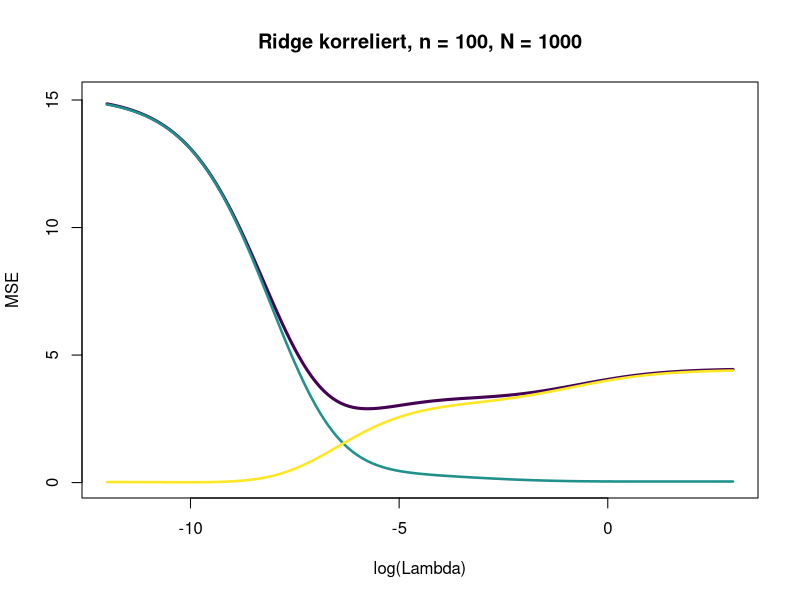
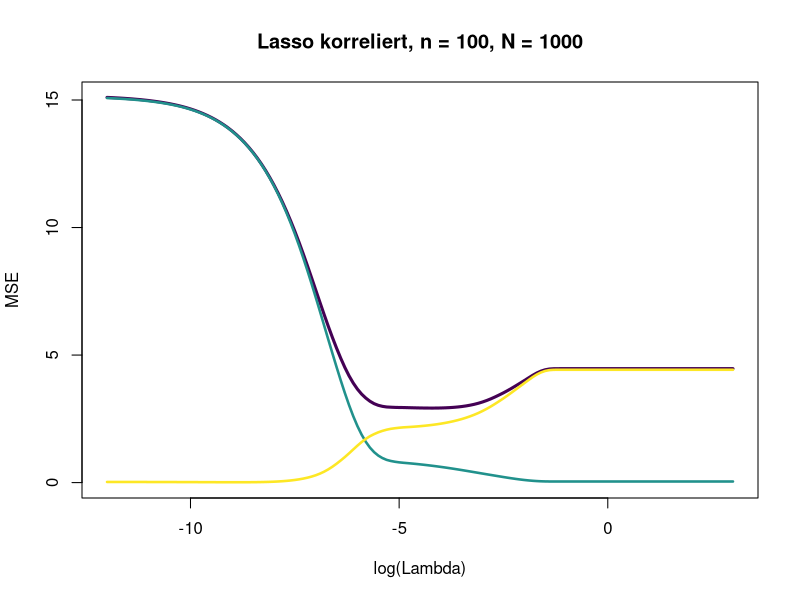
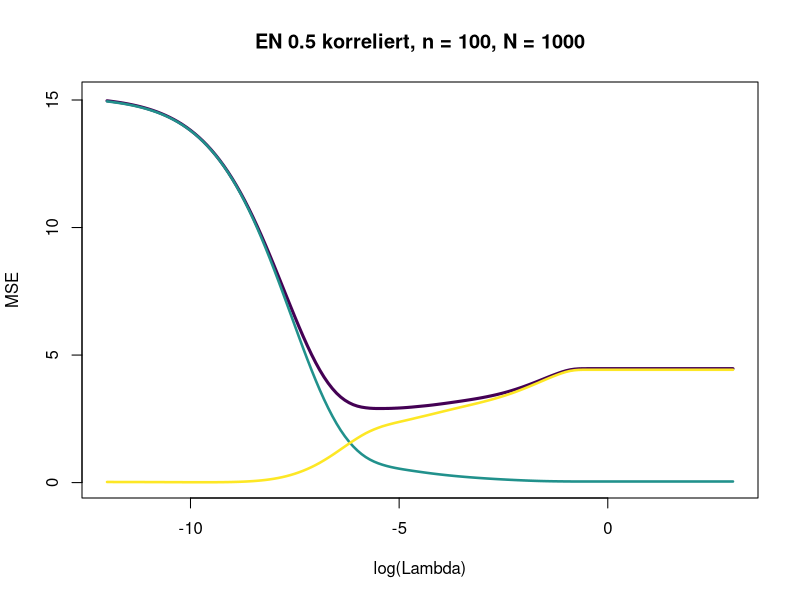
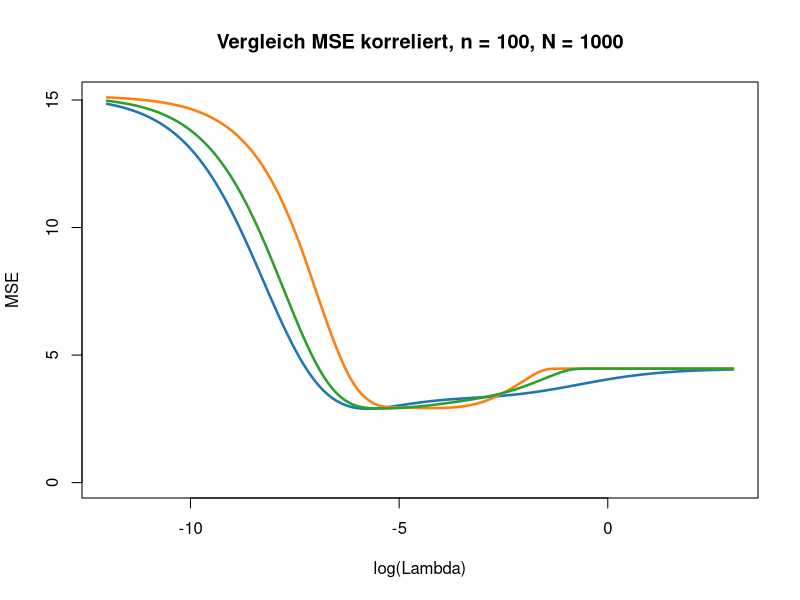

These figures' R source, in order:
library(glmnet)

set.seed(12345)

q <- 5
b0 <- 0
b <- rep(0,q)
n <- 100
N <- 1000
X <- matrix(0,n,q)
numlist <- seq(-12,3,0.1)
l <- length(numlist)
lambdalist <- exp(numlist)
results <- vector("list", N)
results_array <- array(NA, dim = c(q+1, l, N))
ra <-  array(NA, dim = c(q+1, 1, N))
rar <- results_array
ral <- results_array
rael <- results_array



b0 <- round(rnorm(1,0,1),2)
b <- round(rnorm(q,0,1),2)


for(j in 1:N){
  
  for(i in 1:q-1){
    X[,i] <- rnorm(n,0,1)
  }
  
  X[,q] <- X[,1] * runif(n,0.8,1.2)
  
  Xt <- X
  
  #sds <- sqrt(colMeans(X^2) - colMeans(X)^2)
  
  #Xt <- t((t(X)-colMeans(X))/sds)
  
  eta <- b0 + Xt%*%b
  p <- plogis(eta)
  Y <- rbinom(n,1,p)
  
  gg <- glm(Y~Xt, family = "binomial")
  ggr <- glmnet(Xt,Y, family = "binomial", lambda = lambdalist, alpha = 0)
  ggl <- glmnet(Xt,Y, family = "binomial", lambda = lambdalist, alpha = 1)
  ggel <- glmnet(Xt,Y, family = "binomial", lambda = lambdalist, alpha = 0.5)
  
  ra[,,j] <- as.matrix(coef(gg))
  rar[,,j] <- as.matrix(coef(ggr))
  ral[,,j] <- as.matrix(coef(ggl))
  rael[,,j] <- as.matrix(coef(ggel))
  
  print(j/N)
}



bb <- c(b0,b)
lamlist2 <- log(ggl$lambda)



m <- apply(ra,c(1,2),mean)
m_r <- apply(rar,c(1,2),mean)
m_l <- apply(ral,c(1,2),mean)
m_el <- apply(rael,c(1,2),mean)

bi <- m - bb
bi_r <- m_r - bb
bi_l <- m_l - bb
bi_el <- m_el - bb

bi2 <- colSums(bi^2)
bi2_r <- colSums(bi_r^2)
bi2_l <- colSums(bi_l^2)
bi2_el <- colSums(bi_el^2)

v <- colSums(apply(ra,c(1,2),var))
v_r <- colSums(apply(rar,c(1,2),var))
v_l <- colSums(apply(ral,c(1,2),var))
v_el <- colSums(apply(rael,c(1,2),var))

MSE <- v + bi2
MSEr <- v_r + bi2_r
MSEl <- v_l + bi2_l
MSEel <- v_el + bi2_el

maxmse <- max(MSEr,MSEl,MSEel)

gr <- which.min(MSEr)
gl <- which.min(MSEl)
gel <- which.min(MSEel)

org <- c(v,bi2,MSE)
ridge <- c(v_r[gr], bi2_r[gr], MSEr[gr], lamlist2[gr])
lasso <- c(v_l[gl], bi2_l[gl], MSEl[gl], lamlist2[gl])
elastic <- c(v_el[gel], bi2_el[gel], MSEel[gel], lamlist2[gel])






plot(lamlist2, MSEr, type = "l", ylim = c(0,maxmse), main = paste("Ridge korreliert, n = ",n,", N = ",N, sep = ""),
     col = "#440154", lwd = 3, xlab = "log(Lambda)", ylab = "MSE")
lines(lamlist2, v_r, col = "#21918c", lwd = 2.5)
lines(lamlist2, bi2_r, col = "#fde725", lwd = 2.5)


plot(lamlist2, MSEl, type = "l", ylim = c(0,maxmse), main = paste("Lasso korreliert, n = ",n,", N = ",N, sep = ""),
     col = "#440154", lwd = 3, xlab = "log(Lambda)", ylab = "MSE")
lines(lamlist2, v_l, col = "#21918c", lwd = 2.5)
lines(lamlist2, bi2_l, col = "#fde725", lwd = 2.5)


plot(lamlist2, MSEel, type = "l", ylim = c(0,maxmse), main = paste("EN 0.5 korreliert, n = ",n,", N = ",N, sep = ""),
     col = "#440154", lwd = 3, xlab = "log(Lambda)", ylab = "MSE")
lines(lamlist2, v_el, col = "#21918c", lwd = 2.5)
lines(lamlist2, bi2_el, col = "#fde725", lwd = 2.5)


plot(lamlist2, MSEr, type = "l", ylim = c(0,maxmse), col = "#1F77B4", lwd = 2.5,
     main = paste("Vergleich MSE korreliert, n = ",n,", N = ",N, sep = ""), xlab = "log(Lambda)", ylab = "MSE")
lines(lamlist2, MSEl, col = "#FF7F0E", lwd = 2.5)
lines(lamlist2, MSEel, col = "#2CA02C", lwd = 2.5)



round(ridge,3)
round(lasso,3)
round(elastic,3)
round(org,3)
